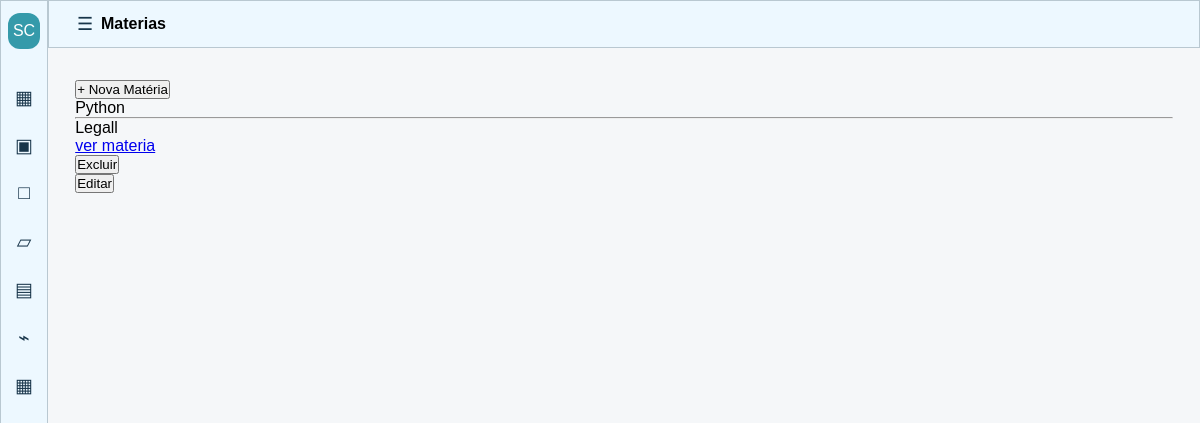
The app's page /materias, older data.
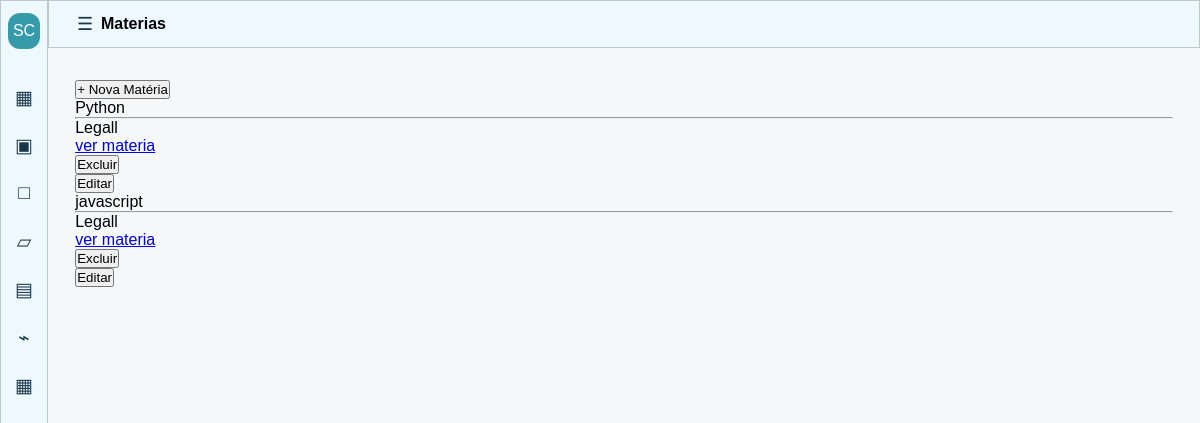
The same page, newer data.
### simulado_e_cards/models.py (models this page shows)
class Materia(database.Model):
    id = database.Column(database.Integer(), primary_key=True)
    nome_materia = database.Column(database.String(), nullable=False)
    descricao_materia = database.Column(database.Text(40), nullable=False)
    sobre_materia = database.Column(database.Text(), nullable=False)
    anotacoes = database.relationship('Anotacao', backref='materia',cascade='all, delete-orphan')

### simulado_e_cards/routes.py (the view, shortened to what this page needs)
@app.route('/materias', methods=['GET', 'POST'])
def materias():
    form_materia = FormMateria()
    modal_aberto = None
    materia_edicao = None
    if 'botao_submit_excluir' in request.form:
        materia_id = request.form.get('materia_id')
        materia = Materia.query.filter_by(id=materia_id).first()
        database.session.delete(materia)
        database.session.commit()
        return redirect(url_for('materias'))
    materias = Materia.query.all()
    return render_template('materias.html', form_materia=form_materia, materias=materias, modal_aberto=modal_aberto, materia_edicao=materia_edicao)

### simulado_e_cards/templates/materias.html (shortened to what this page needs)
{% extends 'base.html' %}
{% block body %}
<button commandfor="modal-materias" command="show-modal">+ Nova Matéria</button>
{% for materia in materias %}
<div>
    <p>{{ materia.nome_materia }}</p>
    <hr>
    <p>{{ materia.descricao_materia }}</p>
    <a href="{{ url_for('materia', materia_id=materia.id) }}">ver materia</a>
    <form method="post" action="{{ url_for('materias') }}">
        <button type="submit" name="botao_submit_excluir">Excluir</button>
    </form>
    <form method="post" action="{{ url_for('materias') }}">
        <button type="submit" name="botao_submit_editar">Editar</button>
    </form>
</div>
{% endfor %}
{% endblock %}

Row changes from the older to the newer data that the page shows:
added Materia: nome_materia "javascript", descricao_materia "Legall"
